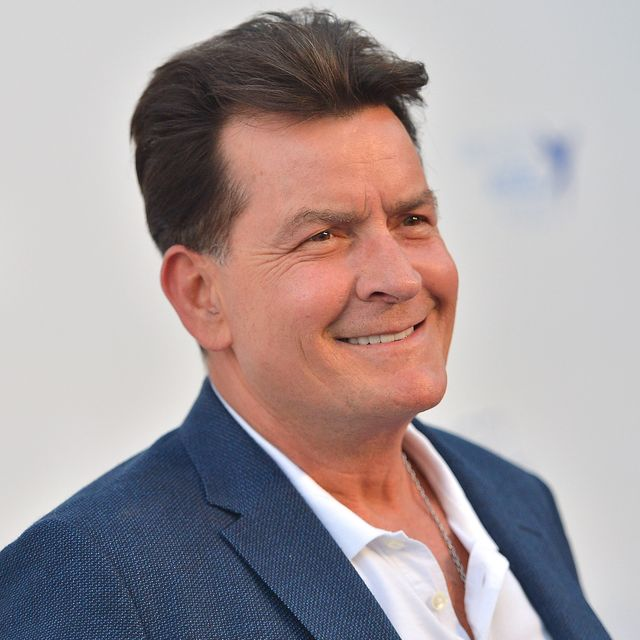
#> input picture 1.jpg, 640 x 640 px; its folder holds only this picture in this run
$ python script.py
#> lines starting #> are read from the running program, lines starting #| are printed output that depends on the picture; after the words box and inside, x2 and y2 are one past the last pixel; in counts of white or black regions, pixels touching at a corner belong together
# DETECT SEVERAL PHOTOS FACES

import cv2
import glob  # glob check all directory for files

gimg = glob.glob("*.jpg")  # scan for every .jpg files (glob image - gimg)

detect = cv2.CascadeClassifier('haarcascade_frontalface_default.xml')
# importing classifier

for timg in gimg:  # (travesse image - timg)
    img = cv2.imread(timg)  # reading the current image
#> img is the input picture: shape (640, 640, 3); mean B, G, R 155.9, 154.4, 166.6
    gray = cv2.cvtColor(img, cv2.COLOR_BGR2GRAY)  # converting to gray scale
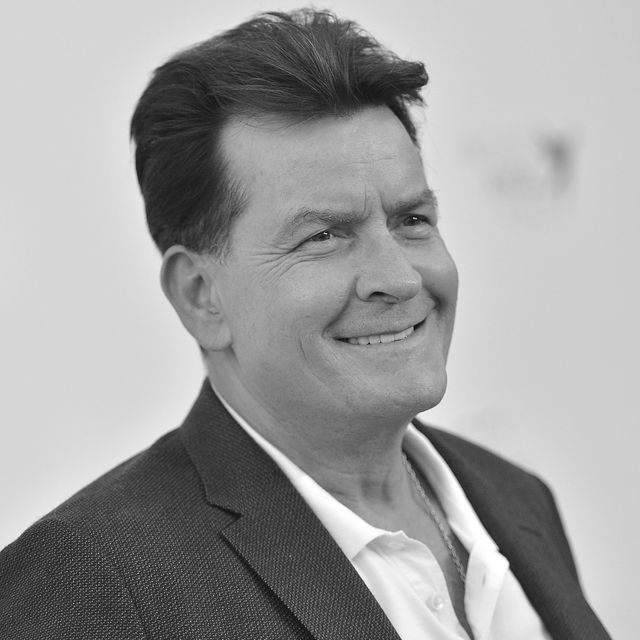
#> gray: shape (640, 640); min 7, max 255, mean 158.2

    faces = detect.detectMultiScale(gray, 1.2, 5)  # detecting faces
#> faces = [[243, 132, 255, 255]]

    for (x, y, w, h) in faces:  # drawing retangles
        cv2.rectangle(img, (x, y), (x+w, y+h), (0, 255, 0), 2)
#> this loop made 1 pass
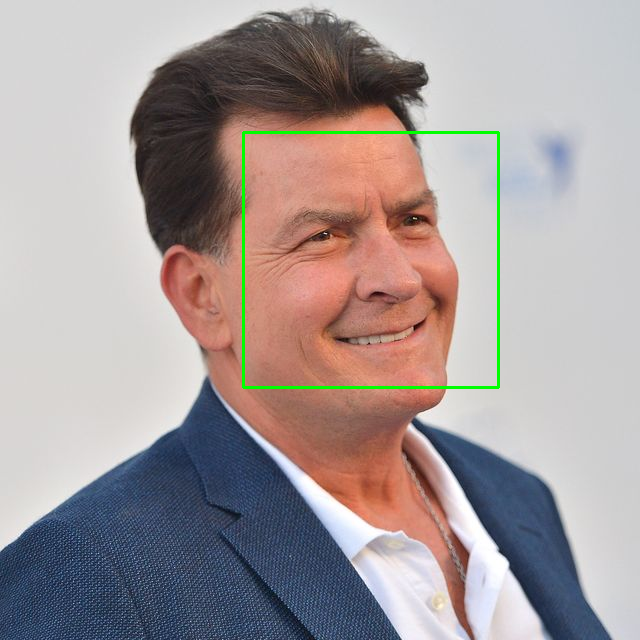
#> img: shape (640, 640, 3); 0.75% of pixels changed, all inside (x1, y1, x2, y2) = (242, 131, 500, 389)

    cv2.imshow("Face Detector", img)  # opening window
    cv2.waitKey(2000)  # time window open
    cv2.destroyAllWindows()   # close window

$ run again, on 13.jpg
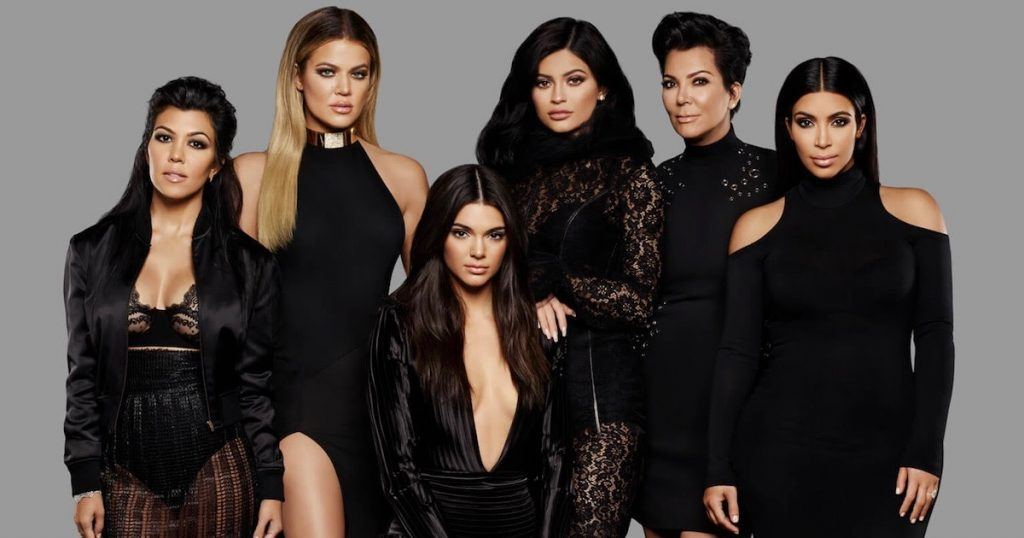
#> input picture 13.jpg, 1024 x 538 px
#> img is the input picture: shape (538, 1024, 3); mean B, G, R 68.6, 71.9, 79.4
#> `gray = cv2.cvtColor(img, cv2.COLOR_BGR2GRAY)`:
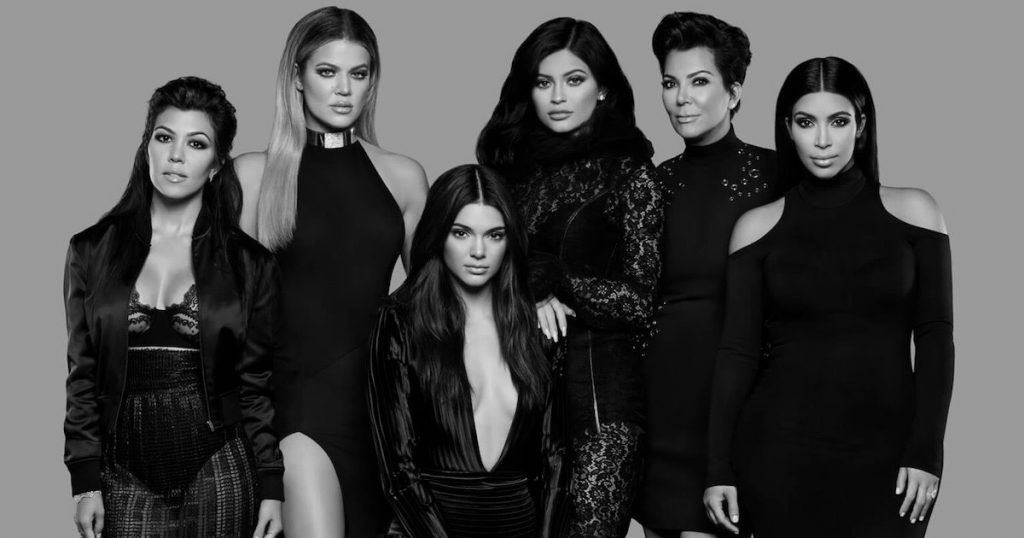
#> gray: shape (538, 1024); min 0, max 238, mean 73.7
#> faces = [[301, 41, 83, 83], [523, 53, 76, 76], [646, 51, 81, 81], [782, 90, 84, 84], [442, 207, 74, 74], [136, 107, 86, 86]]
#> the loop `for (x, y, w, h) in faces:` made 6 passes
#> after the loop `for (x, y, w, h) in faces:`:
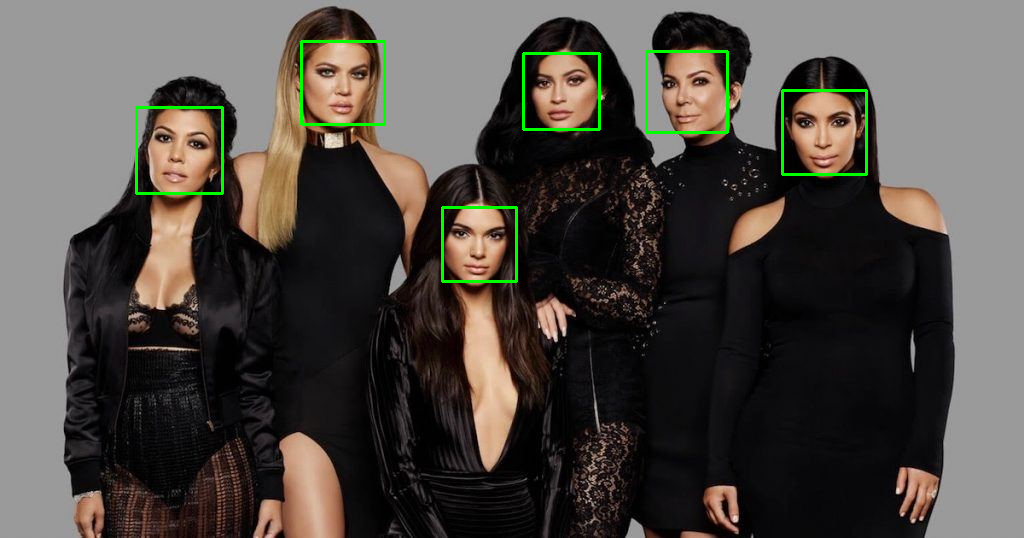
#> img: shape (538, 1024, 3); 1.05% of pixels changed, all inside (x1, y1, x2, y2) = (135, 40, 868, 283)

$ run again, on 14.jpg
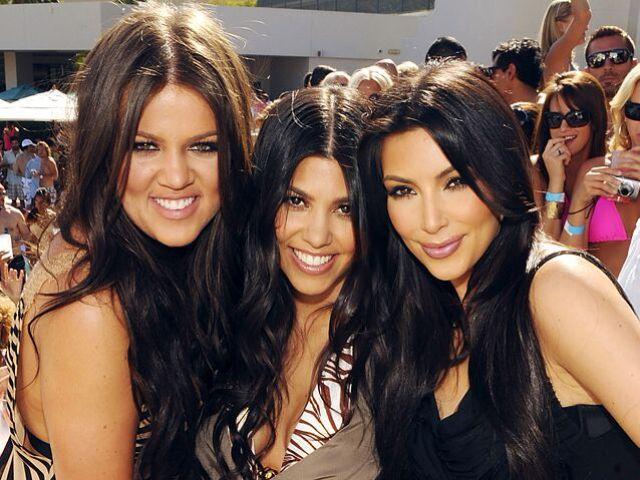
#> input picture 14.jpg, 640 x 480 px
#> img is the input picture: shape (480, 640, 3); mean B, G, R 76.1, 86.6, 109.1
#> `gray = cv2.cvtColor(img, cv2.COLOR_BGR2GRAY)`:
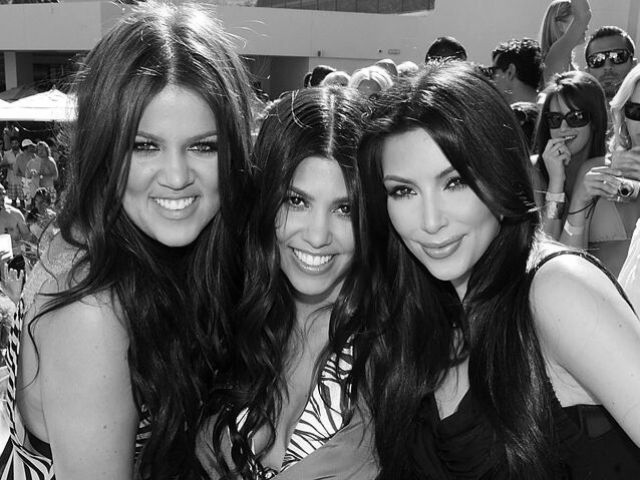
#> gray: shape (480, 640); min 0, max 255, mean 92.1
#> faces = [[264, 167, 109, 109], [113, 102, 126, 126], [368, 142, 122, 122]]
#> the loop `for (x, y, w, h) in faces:` made 3 passes
#> after the loop `for (x, y, w, h) in faces:`:
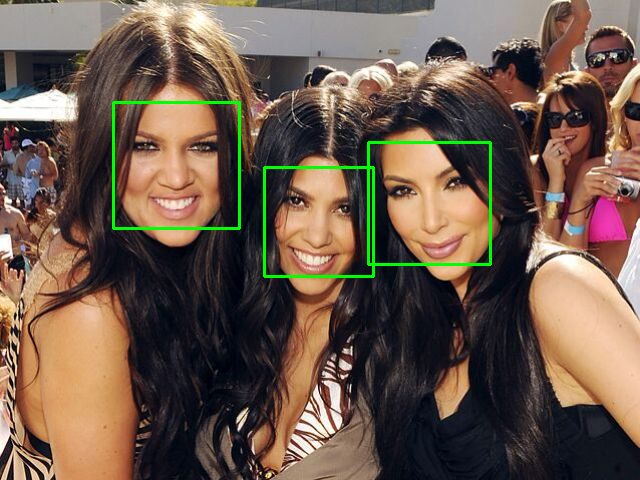
#> img: shape (480, 640, 3); 1.38% of pixels changed, all inside (x1, y1, x2, y2) = (112, 101, 492, 278)

$ run again, on 15.jpg
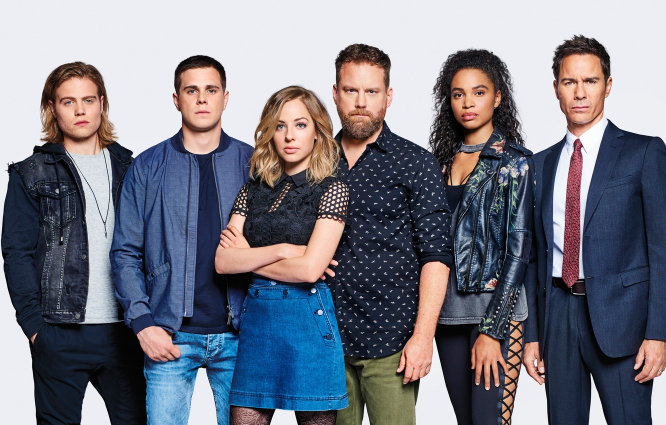
#> input picture 15.jpg, 1332 x 850 px (shown at 1/2 size)
#> img is the input picture: shape (850, 1332, 3); mean B, G, R 132.9, 121.8, 120.3
#> `gray = cv2.cvtColor(img, cv2.COLOR_BGR2GRAY)`:
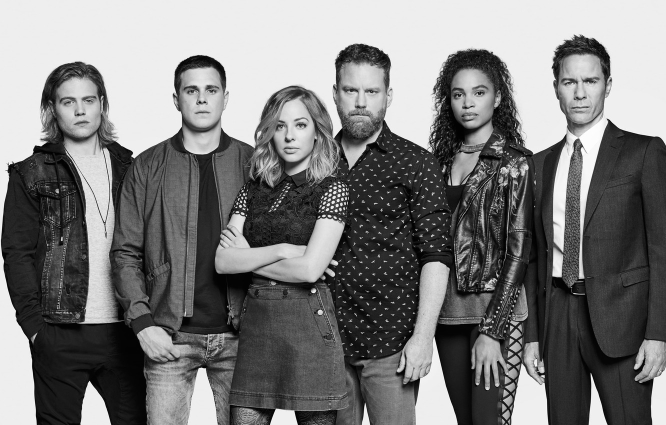
#> gray: shape (850, 1332) (shown at 1/2 size); min 0, max 255, mean 122.6
#> faces = [[347, 136, 114, 114], [885, 143, 112, 112], [101, 157, 116, 116], [1101, 115, 121, 121], [662, 134, 122, 122], [525, 207, 114, 114]]
#> the loop `for (x, y, w, h) in faces:` made 6 passes
#> after the loop `for (x, y, w, h) in faces:`:
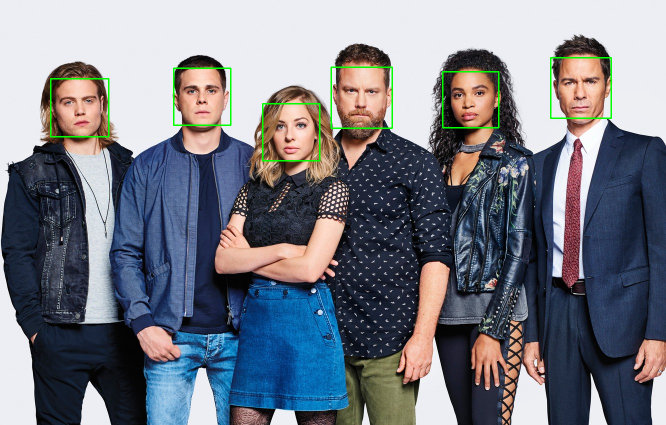
#> img: shape (850, 1332, 3) (shown at 1/2 size); 0.74% of pixels changed, all inside (x1, y1, x2, y2) = (100, 114, 1224, 323)

$ run again, on 10.jpg
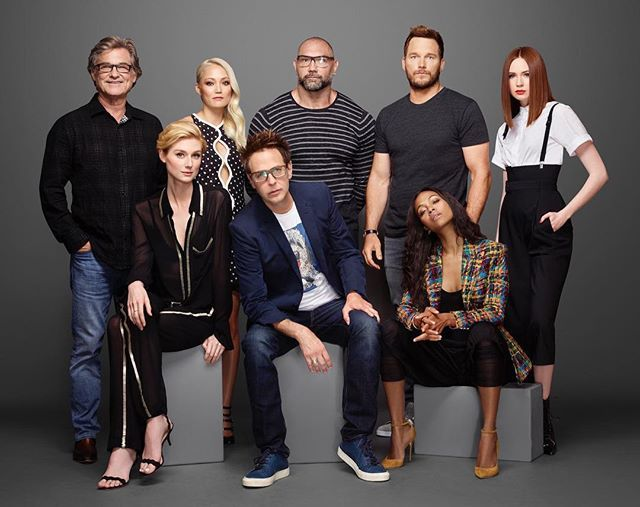
#> input picture 10.jpg, 640 x 507 px
#> img is the input picture: shape (507, 640, 3); mean B, G, R 72.2, 72, 79.2
#> `gray = cv2.cvtColor(img, cv2.COLOR_BGR2GRAY)`:
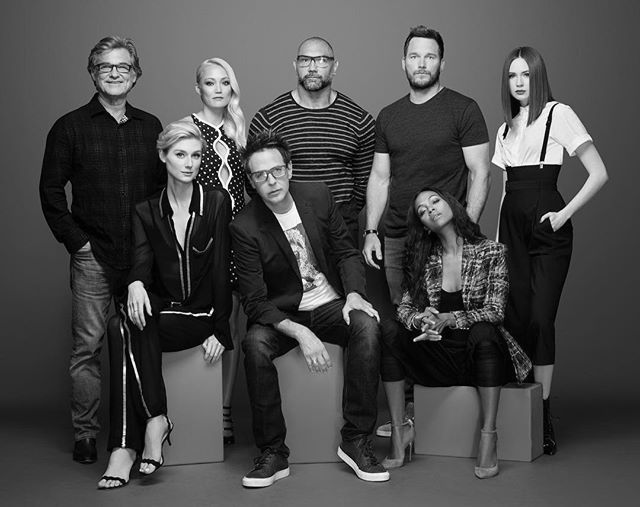
#> gray: shape (507, 640); min 0, max 255, mean 74.2
#> faces = [[504, 64, 32, 32], [166, 138, 45, 45], [399, 38, 47, 47], [290, 41, 46, 46], [92, 49, 45, 45], [196, 65, 44, 44], [244, 152, 53, 53]]
#> the loop `for (x, y, w, h) in faces:` made 7 passes
#> after the loop `for (x, y, w, h) in faces:`:
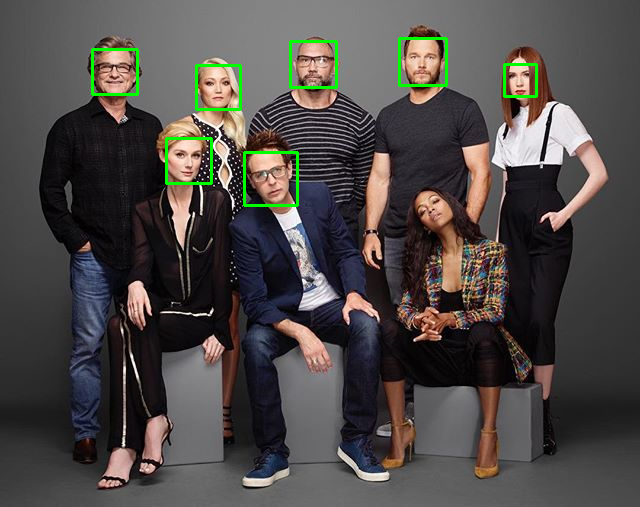
#> img: shape (507, 640, 3); 1.15% of pixels changed, all inside (x1, y1, x2, y2) = (91, 37, 538, 207)
